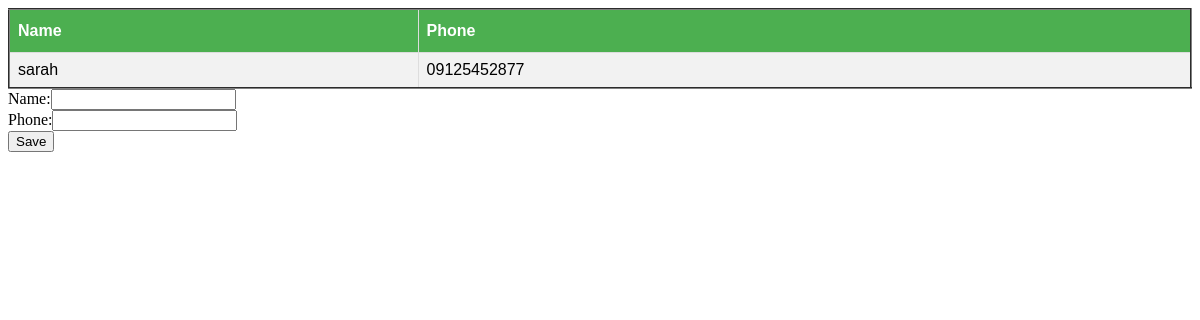
/read_data, run on an earlier commit of the app's database.
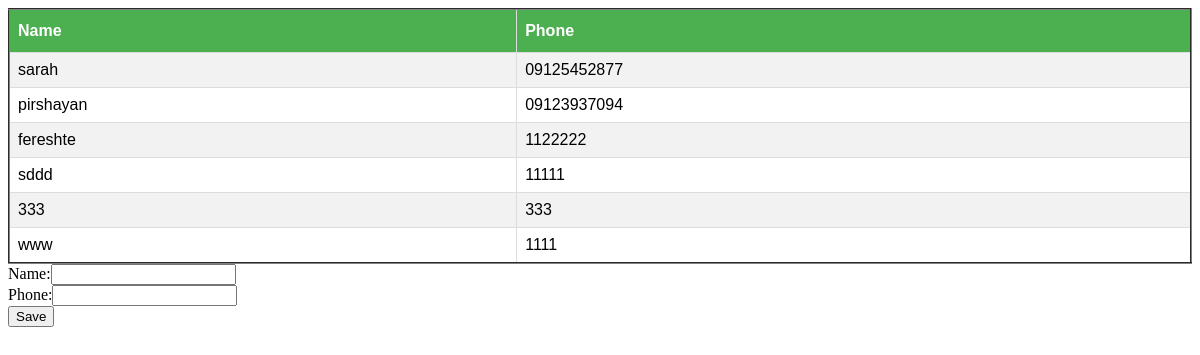
And on a later commit of the database.
### first_app/models.py (models this page shows)
class PhoneBook(Model):
    name = CharField(max_length=50)
    phone = CharField(max_length=50)

### first_app/views.py (the view)
# urls.py: path('read_data', read_data),
def read_data(request):
    return render(request, 'phone_book.html', {'rows': PhoneBook.objects.all()})

### first_app/templates/phone_book.html (shortened to what this page needs)
<table border="2">
    <tr>
        <th>Name</th>
        <th>Phone</th>
    </tr>
    {% for instance in rows %}
        <tr>
            <td>{{instance.name}}</td>
            <td>{{instance.phone}}</td>
        </tr>
    {% endfor %}
</table>
<form action="/save_data" method="post">
    Name:<input type="text" id="name" name="name" /><br>
    Phone:<input type="text" id="phone" name="phone" /><br>
    <input type="submit" value="Save"><br>
</form>

What changed in the data, as far as the page shows it:
added PhoneBook: name "pirshayan", phone "09123937094"
added PhoneBook: name "fereshte", phone "1122222"
added PhoneBook: name "sddd", phone "11111"
added PhoneBook: name "333", phone "333"
added PhoneBook: name "www", phone "1111"
